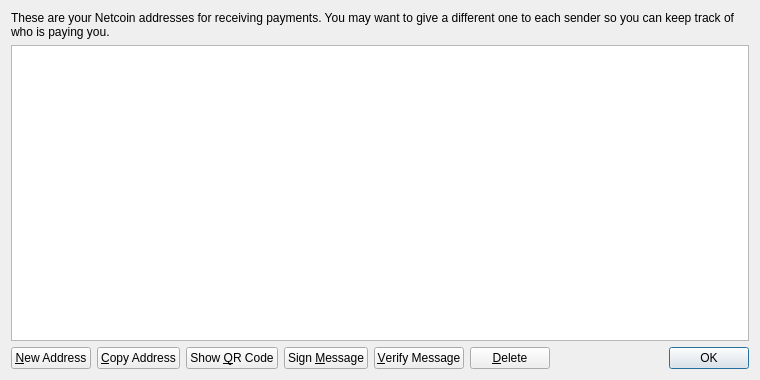
<?xml version="1.0" encoding="UTF-8"?>
<ui version="4.0">
 <class>AddressBookPage</class>
 <widget class="QWidget" name="AddressBookPage">
  <property name="geometry">
   <rect>
    <x>0</x>
    <y>0</y>
    <width>760</width>
    <height>380</height>
   </rect>
  </property>
  <property name="windowTitle">
   <string>Address Book</string>
  </property>
  <layout class="QVBoxLayout" name="verticalLayout">
   <item>
    <widget class="QLabel" name="labelExplanation">
     <property name="text">
      <string>These are your Netcoin addresses for receiving payments. You may want to give a different one to each sender so you can keep track of who is paying you.</string>
     </property>
     <property name="textFormat">
      <enum>Qt::PlainText</enum>
     </property>
     <property name="wordWrap">
      <bool>true</bool>
     </property>
    </widget>
   </item>
   <item>
    <widget class="QTableView" name="tableView">
     <property name="contextMenuPolicy">
      <enum>Qt::CustomContextMenu</enum>
     </property>
     <property name="toolTip">
      <string>Double-click to edit address or label</string>
     </property>
     <property name="tabKeyNavigation">
      <bool>false</bool>
     </property>
     <property name="alternatingRowColors">
      <bool>true</bool>
     </property>
     <property name="selectionMode">
      <enum>QAbstractItemView::SingleSelection</enum>
     </property>
     <property name="selectionBehavior">
      <enum>QAbstractItemView::SelectRows</enum>
     </property>
     <property name="sortingEnabled">
      <bool>true</bool>
     </property>
     <attribute name="verticalHeaderVisible">
      <bool>false</bool>
     </attribute>
    </widget>
   </item>
   <item>
    <layout class="QHBoxLayout" name="horizontalLayout">
     <item>
      <widget class="QPushButton" name="newAddressButton">
       <property name="toolTip">
        <string>Create a new address</string>
       </property>
       <property name="text">
        <string>&amp;New Address</string>
       </property>
       <property name="icon">
        <iconset resource="../bitcoin.qrc">
         <normaloff>:/icons/add</normaloff>:/icons/add</iconset>
       </property>
      </widget>
     </item>
     <item>
      <widget class="QPushButton" name="copyToClipboard">
       <property name="toolTip">
        <string>Copy the currently selected address to the system clipboard</string>
       </property>
       <property name="text">
        <string>&amp;Copy Address</string>
       </property>
       <property name="icon">
        <iconset resource="../bitcoin.qrc">
         <normaloff>:/icons/editcopy</normaloff>:/icons/editcopy</iconset>
       </property>
      </widget>
     </item>
     <item>
      <widget class="QPushButton" name="showQRCode">
       <property name="text">
        <string>Show &amp;QR Code</string>
       </property>
       <property name="icon">
        <iconset resource="../bitcoin.qrc">
         <normaloff>:/icons/qrcode</normaloff>:/icons/qrcode</iconset>
       </property>
      </widget>
     </item>
     <item>
      <widget class="QPushButton" name="signMessage">
       <property name="toolTip">
        <string>Sign a message to prove you own a Netcoin address</string>
       </property>
       <property name="text">
        <string>Sign &amp;Message</string>
       </property>
       <property name="icon">
        <iconset resource="../bitcoin.qrc">
         <normaloff>:/icons/edit</normaloff>:/icons/edit</iconset>
       </property>
      </widget>
     </item>
     <item>
      <widget class="QPushButton" name="verifyMessage">
       <property name="toolTip">
        <string>Verify a message to ensure it was signed with a specified Netcoin address</string>
       </property>
       <property name="text">
        <string>&amp;Verify Message</string>
       </property>
       <property name="icon">
        <iconset resource="../bitcoin.qrc">
         <normaloff>:/icons/transaction_0</normaloff>:/icons/transaction_0</iconset>
       </property>
      </widget>
     </item>
     <item>
      <widget class="QPushButton" name="deleteButton">
       <property name="toolTip">
        <string>Delete the currently selected address from the list</string>
       </property>
       <property name="text">
        <string>&amp;Delete</string>
       </property>
       <property name="icon">
        <iconset resource="../bitcoin.qrc">
         <normaloff>:/icons/remove</normaloff>:/icons/remove</iconset>
       </property>
      </widget>
     </item>
     <item>
      <spacer name="horizontalSpacer">
       <property name="orientation">
        <enum>Qt::Horizontal</enum>
       </property>
       <property name="sizeHint" stdset="0">
        <size>
         <width>40</width>
         <height>20</height>
        </size>
       </property>
      </spacer>
     </item>
     <item>
      <widget class="QDialogButtonBox" name="buttonBox">
       <property name="sizePolicy">
        <sizepolicy hsizetype="Maximum" vsizetype="Fixed">
         <horstretch>0</horstretch>
         <verstretch>0</verstretch>
        </sizepolicy>
       </property>
       <property name="standardButtons">
        <set>QDialogButtonBox::Ok</set>
       </property>
      </widget>
     </item>
    </layout>
   </item>
  </layout>
 </widget>
 <resources>
  <include location="../bitcoin.qrc"/>
 </resources>
 <connections/>
</ui>
